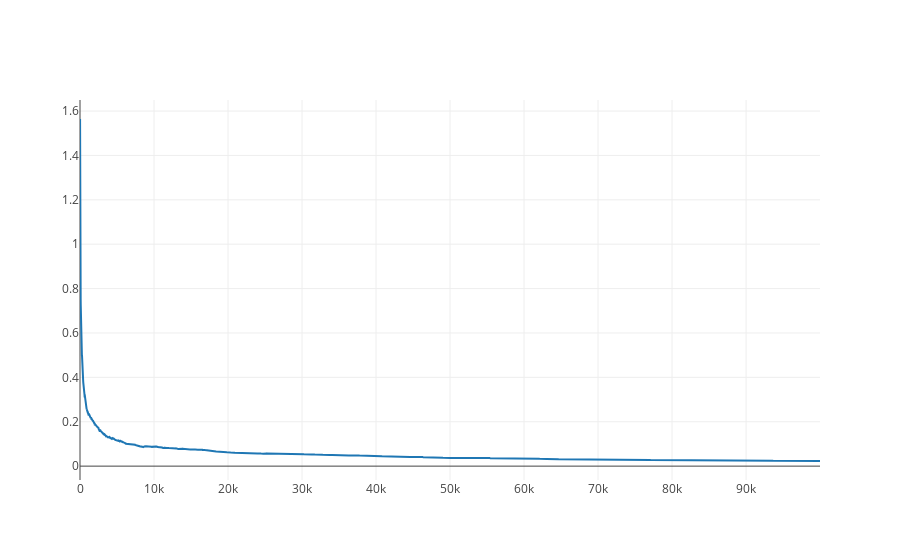

Write notebook code for a chart like this one.
### Code cell
var_ts = var_est_slow[1]
diffs = [np.linalg.norm(vt - var_exact)/np.linalg.norm(var_exact) for vt in var_ts]
iplot([go.Scatter(x = np.array(range(len(diffs)))*10., y = diffs, marker=dict(size = 2,))])

### Figure 1 — Plotly figure (JSON) as saved in the notebook; plotly's stock layout.template omitted (floating-point values rounded to 4 significant figures; data arrays with more than 128 entries replaced by an {"elided": "..."} marker saying what was removed)
{"data": [{"marker": {"size": 2}, "type": "scatter", "x": {"elided": "10000 int values"}, "y": {"elided": "10000 float values"}}], "layout": {}}
